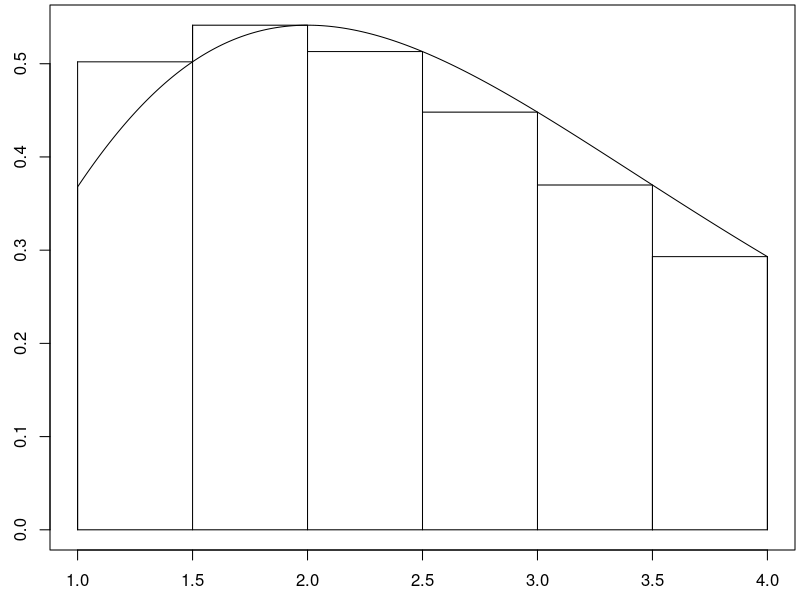

Write the R code that produced this figure.
draw_rect_approx <- function(f,a,b,num_rectangles, method = "mid"){
  n <- num_rectangles
  dx <- (b-a)/n
  x <- c(a,seq(a,b,dx/100),b,a)
  y <- c(0,f(seq(a,b,dx/100)),0,0)
  par(mar=c(2.5,2.5,0.25,0.25))
  plot(x,y,type = "l")
  
  if(method == "left"){
    xi <- seq(a+0*dx/2,b-dx/2,dx)
    lines(xi,f(xi),type = "h")
    lines(xi,f(xi),type = "s")
    lines(c(xi[n],xi[n]+dx),f(c(xi[n],xi[n])),type = "l")
    lines(c(xi[n],xi[n]+dx),f(c(xi[n],xi[n])),type = "h")
  }
  else if(method == "right"){
    xi <- seq(a+dx,b+dx/2,dx)
    lines(xi-dx,f(xi),type = "h")
    lines(xi-dx,f(xi),type = "s")
    lines(c(xi[n]-dx,xi[n]),f(c(xi[n],xi[n])),type = "l")
    lines(c(xi[n]-dx,xi[n]),f(c(xi[n],xi[n])),type = "h")
  } 
  else{#Use midpoint
    xi <- seq(a+dx/2,b,dx)
    lines(xi-dx/2,f(xi),type = "h")
    lines(xi-dx/2,f(xi),type = "s")
    lines(c(xi[n]-dx/2,xi[n]+dx/2),f(c(xi[n],xi[n])),type = "l")
    lines(c(xi[n]-dx/2,xi[n]+dx/2),f(c(xi[n],xi[n])),type = "h")
  }
}


#Let's start by finding the area under g from 1 to 4. We'll give a visual first, before increasing the number of rectangles to get a good approximation. 
g <- function(x){x^2*exp(-x)}
a <- 1
b <- 4
n <- 6
draw_rect_approx(g,a,b,n,method = "right")
dx <- (b-a)/n
xi <- seq(a+dx,b,dx)  #Can you tell what part of this line of code has us use right endpoints?
data.frame(right_point = xi, function_at_xi = g(xi), area_i = g(xi)*dx)
c(riemann_sum_using_right_endpoints = sum(g(xi)*dx))

#increase n to get a better approximation at the area under g. 
n <- 10000000
dx <- (b-a)/n
xi <- seq(a+dx,b,dx)  
A <- sum(g(xi)*dx)
A

#We know k = 1/A, and f = k g, 
k <- 1/A
f <- function(x){k*g(x)}

#Verify that the area under f is 1
sum(f(xi)*dx)

#Compute the expected value and variance using f
EV <- sum(xi*f(xi)*dx)
EV
Var <- sum((xi-EV)^2*f(xi)*dx)
Var

#Compute the probability P(X <= 3) So find the area under f to the left of 3. 
a <- 1
b <- 3 #We adjust the upper bound to be 3, instead of 4. 
n <- 10000000
dx <- (b-a)/n
xi <- seq(a+dx,b,dx)  
sum(f(xi)*dx)

#Compute the probability P(2< X <= 3). So find the area under f from 2 to 3. 
a <- 2 #Adjust the lower bound
b <- 3 
n <- 10000000
dx <- (b-a)/n
xi <- seq(a+dx,b,dx)  
sum(f(xi)*dx)

